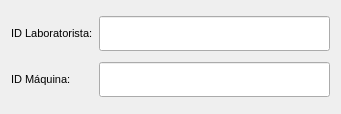
            <widget class="QWidget" name="gridLayoutWidget_8">
             <property name="geometry">
              <rect>
               <x>760</x>
               <y>60</y>
               <width>341</width>
               <height>114</height>
              </rect>
             </property>
             <layout class="QGridLayout" name="gridLayout_8">
              <item row="1" column="0">
               <widget class="QLabel" name="label_67">
                <property name="font">
                 <font>
                  <family>Arial</family>
                  <pointsize>8</pointsize>
                 </font>
                </property>
                <property name="styleSheet">
                 <string notr="true">QLabel{
border: white;
}</string>
                </property>
                <property name="text">
                 <string>ID Máquina:</string>
                </property>
               </widget>
              </item>
              <item row="1" column="1">
               <widget class="QLineEdit" name="lineEdit_36">
                <property name="minimumSize">
                 <size>
                  <width>0</width>
                  <height>35</height>
                 </size>
                </property>
                <property name="font">
                 <font>
                  <family>Arial</family>
                 </font>
                </property>
                <property name="styleSheet">
                 <string notr="true"/>
                </property>
               </widget>
              </item>
              <item row="0" column="1">
               <widget class="QLineEdit" name="lineEdit_37">
                <property name="minimumSize">
                 <size>
                  <width>0</width>
                  <height>35</height>
                 </size>
                </property>
                <property name="font">
                 <font>
                  <family>Arial</family>
                 </font>
                </property>
                <property name="styleSheet">
                 <string notr="true"/>
                </property>
               </widget>
              </item>
              <item row="0" column="0">
               <widget class="QLabel" name="label_68">
                <property name="font">
                 <font>
                  <family>Arial</family>
                  <pointsize>8</pointsize>
                 </font>
                </property>
                <property name="styleSheet">
                 <string notr="true">QLabel{
border: white;
}</string>
                </property>
                <property name="text">
                 <string>ID Laboratorista:</string>
                </property>
               </widget>
              </item>
             </layout>
            </widget>
